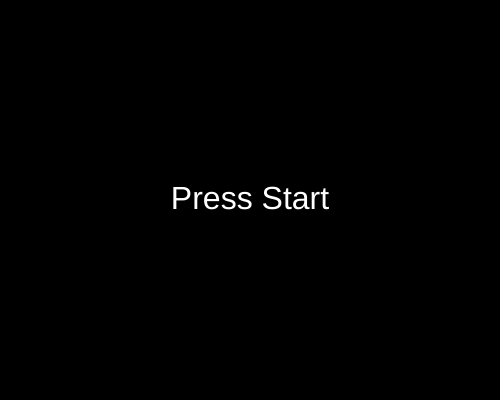
Frame 1 (no input)
Frame 60 (no input): identical to frame 1, image omitted
Frame 120 (the mouse pressed at the canvas centre since frame 60): identical to frame 1, image omitted

The p5.js sketch that drew this single still picture (run headless with seeded random() and noise() and a simulated clock; from frame 60 on, the mouse is pressed at the canvas centre):

// p5.js sketch
// ── sketch.js
/**
 * Project 10
 * By Brooks Jackson
 * Traverse each level by avoiding obstacles and picking up collectables!
 * Controls:
 * Space = Start
 * W or Up Arrow = UP
 * A or Left Arrow = LEFT
 * S or Down Arrow = DOWN
 * D or Right Arrow = RIGHT
 */

// Flags
let gameState = "start";
let levelCompleted = false;

// Leveling and Scoring
let levelCount = 1;
let levelScore = 0;
let totalScore = 0;
let lives = 3;

// Sprites
let player;
let obstacles = [];
let collectables = [];

// Timer
let time = 0;

/**
 * The setup function is called once at the beginning to set up the canvas.
 */
function setup() {
  createCanvas(500, 400);
  gameState = "start";
}

/**
 * The draw function is called continuously to update the game's visuals.
 */
function draw() {
  // Different screens based on what is happening in the game
  if (gameState == "start") {
    startScreen();
  } else if (gameState == "play") {
    if (levelCompleted) {
      // Reset for the next level
      levelScore = 0;
      levelCompleted = false;
      player = null;
      obstacles = [];
      collectables = [];
    }
    playScreen();
  } else if (gameState == "levelComplete") {
    levelCompleteScreen();
  } else if (gameState == "gameOver") {
    gameOverScreen();
  } else if (gameState === "nextLevel") {
    nextLevelScreen();
  }
}

/**
 * Function to display the start screen.
 */
function startScreen() {
  background(0);
  fill(255);
  textSize(32);
  textAlign(CENTER, CENTER);
  text("Press Start", width / 2, height / 2);

  // Check if the spacebar is pressed to start the game
  if (keyIsPressed && key === ' ') {
    gameState = "play";
    player = null;
    levelCompleted = true;
  }
}

/**
 * Function to display the gameplay screen.
 */
function playScreen() {
  background(0);

  // Display the player's score and remaining lives
  textSize(16);
  textAlign(RIGHT, BOTTOM);
  fill(255);
  text('Score: ' + levelScore, width - 10, height - 10);
  textSize(16);
  textAlign(LEFT, BOTTOM);
  fill(255);
  text('Lives: ' + lives, 10, height - 10);

  // Initialize the player character if it doesn't exist
  if (!player) {
    player = new Sprite(100, 200);
    player.width = 25;
    player.height = 25;
    player.color = 'white';
  }

  // Generate obstacles if none exist
  if (obstacles.length === 0) {
    for (let i = 0; i < levelCount; i++) {
      let newObstacle;
      do {
        newObstacle = new Sprite(random(width), random(height), 'static');
        newObstacle.width = 25;
        newObstacle.height = 25;
        newObstacle.color = 'red';
      } while (player.overlap(newObstacle) || obstacles.some(obstacle => newObstacle.overlap(obstacle)));
      obstacles.push(newObstacle);
    }
  }

  // Generate collectables if none exist
  if (collectables.length === 0) {
    for (let i = 0; i < levelCount; i++) {
      let newCollectable;
      do {
        newCollectable = new Sprite(random(width), random(height), 'static');
        newCollectable.width = 25;
        newCollectable.height = 25;
        newCollectable.color = 'yellow';
      } while (player.overlap(newCollectable) || collectables.some(collectable => newCollectable.overlap(collectable)));
      collectables.push(newCollectable);
    }
  }

  // Handle player movement based on key inputs
  if (kb.pressing('w') || kb.pressing('up')) {
    // Move up
    player.vel.y = -4;
  } else if (kb.pressing('s') || kb.pressing('down')) {
    // Move down
    player.vel.y = 4;
  } else {
    // Stop vertical movement
    player.vel.y = 0;
  }

  if (kb.pressing('a') || kb.pressing('left')) {
    // Move left
    player.vel.x = -4;
  } else if (kb.pressing('d') || kb.pressing('right')) {
    // Move right
    player.vel.x = 4;
  } else {
    // Stop horizontal movement
    player.vel.x = 0;
  }

  // Check for collisions between the player and obstacles
  for (let i = 0; i < obstacles.length; i++) {
    if (player.overlap(obstacles[i])) {
      player.remove();
      // Reset player position
      player = new Sprite(100, 200);
      player.width = 25;
      player.height = 25;
      player.color = 'white';
      // Decrease player lives
      lives--;
    }
  }

  // Check for collisions between the player and collectables
  for (let i = 0; i < collectables.length; i++) {
    if (player.overlap(collectables[i])) {
      // Increase scores and removing collectable
      collectables[i].remove();
      levelScore++;
      totalScore++;
      collectables.splice(i, 1);
      i--;
    }
  }

  // Check for game over condition
  if (lives == 0) {
    gameState = "gameOver";
  }

  // Check for level completion condition
  if (levelScore === levelCount && !levelCompleted) {
    levelCompleted = true;
    gameState = "levelComplete";
  }
}

/**
 * Function to display the level complete screen.
 */
function levelCompleteScreen() {
  // Initialize time
  if (time === 0) {
    time = millis();
  }

  // Reset player
  player.remove();

  // Remove all obstacles
  for (let obstacle of obstacles) {
    obstacle.remove();
  }
  obstacles = [];

  // Remove all collectables
  for (let collectable of collectables) {
    collectable.remove();
  }
  collectables = [];

  background(0);
  fill(0, 255, 0);
  textSize(32);
  textAlign(CENTER, CENTER);
  text("Level Complete", width / 2, height / 2 - 20);
  // Display total score
  text("Score: " + totalScore, width / 2, height / 2 + 20);

  // Check if it's been one second since the next level screen
  if (millis() - time >= 1000) {
    // Increase the level
    levelCount++;
    // Start the next level
    gameState = "nextLevel";
    // Reset the time
    time = 0;
  }
}

/**
 * Function to display the game over screen.
 */
function gameOverScreen() {
  if (time === 0) {
    time = millis();
  }

  player.remove();

  for (let obstacle of obstacles) {
    obstacle.remove();
  }
  obstacles = [];

  for (let collectable of collectables) {
    collectable.remove();
  }
  collectables = [];

  background(0);
  fill(255, 0, 0);
  textSize(32);
  textAlign(CENTER, CENTER);
  text("Game Over", width / 2, height / 2 - 20);
  text("Score: " + totalScore, width / 2, height / 2 + 20);

  if (millis() - time >= 1000) {
    // Returning to the start screen and resetting the game
    gameState = "start";
    levelCount = 1;
    levelScore = 0;
    totalScore = 0;
    lives = 3;
    levelCompleted = false;
    player = null;
    time = 0;
  }
}

/**
 * Function to display the next level screen.
 */
function nextLevelScreen() {
  if (time === 0) {
    time = millis();
  }

  background(0);
  fill(0, 255, 0);
  textSize(32);
  textAlign(CENTER, CENTER);
  // Display level number
  text("Level " + levelCount, width / 2, height / 2 - 20);

  if (millis() - time >= 1000) {
    gameState = "play";
    time = 0;
  }
}
